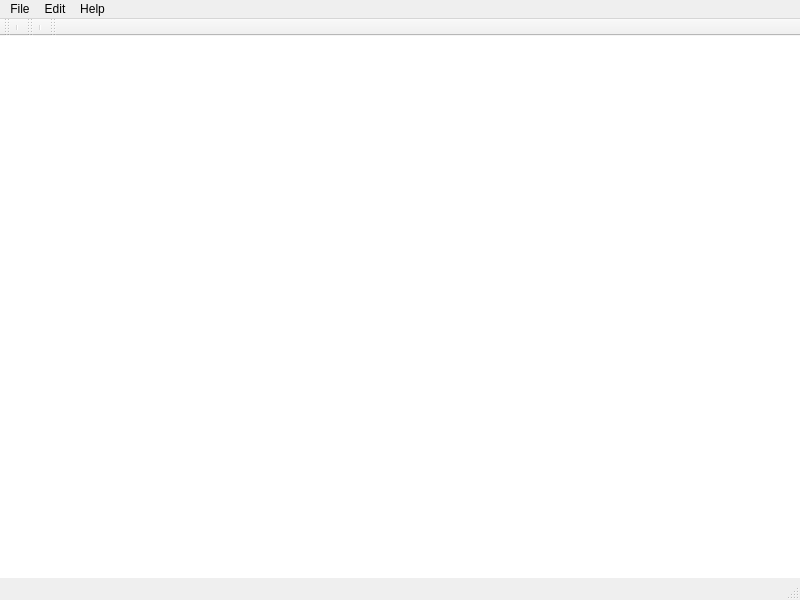
<?xml version="1.0" encoding="UTF-8"?>
<ui version="4.0">
 <class>MainWindow</class>
 <widget class="QMainWindow" name="MainWindow">
  <property name="geometry">
   <rect>
    <x>0</x>
    <y>0</y>
    <width>800</width>
    <height>600</height>
   </rect>
  </property>
  <property name="windowTitle">
   <string>Notepad</string>
  </property>
  <property name="windowIcon">
   <iconset>
    <normaloff>images/icon.png</normaloff>images/icon.png</iconset>
  </property>
  <widget class="QWidget" name="centralwidget">
   <widget class="QTextEdit" name="textEdit">
    <property name="geometry">
     <rect>
      <x>-7</x>
      <y>-13</y>
      <width>1061</width>
      <height>591</height>
     </rect>
    </property>
   </widget>
  </widget>
  <widget class="QMenuBar" name="menubar">
   <property name="geometry">
    <rect>
     <x>0</x>
     <y>0</y>
     <width>800</width>
     <height>24</height>
    </rect>
   </property>
   <widget class="QMenu" name="menuFile">
    <property name="title">
     <string>File</string>
    </property>
    <addaction name="actionNew"/>
    <addaction name="actionSave"/>
    <addaction name="actionSave_As"/>
    <addaction name="actionExit"/>
    <addaction name="actionOpen"/>
   </widget>
   <widget class="QMenu" name="menuEdit">
    <property name="title">
     <string>Edit</string>
    </property>
    <addaction name="actionCopy"/>
    <addaction name="actionPaste"/>
   </widget>
   <widget class="QMenu" name="menuHelp">
    <property name="title">
     <string>Help</string>
    </property>
    <addaction name="actionAbout"/>
    <addaction name="actionContents"/>
   </widget>
   <addaction name="menuFile"/>
   <addaction name="menuEdit"/>
   <addaction name="menuHelp"/>
  </widget>
  <widget class="QStatusBar" name="statusbar"/>
  <widget class="QToolBar" name="fileToolbar">
   <property name="windowTitle">
    <string>toolBar</string>
   </property>
   <attribute name="toolBarArea">
    <enum>TopToolBarArea</enum>
   </attribute>
   <attribute name="toolBarBreak">
    <bool>false</bool>
   </attribute>
   <addaction name="separator"/>
  </widget>
  <widget class="QToolBar" name="editToolbar">
   <property name="windowTitle">
    <string>toolBar_2</string>
   </property>
   <attribute name="toolBarArea">
    <enum>TopToolBarArea</enum>
   </attribute>
   <attribute name="toolBarBreak">
    <bool>false</bool>
   </attribute>
   <addaction name="separator"/>
  </widget>
  <widget class="QToolBar" name="helpToolbar">
   <property name="windowTitle">
    <string>toolBar</string>
   </property>
   <attribute name="toolBarArea">
    <enum>TopToolBarArea</enum>
   </attribute>
   <attribute name="toolBarBreak">
    <bool>false</bool>
   </attribute>
  </widget>
  <action name="actionNew">
   <property name="text">
    <string>New</string>
   </property>
  </action>
  <action name="actionSave">
   <property name="text">
    <string>Save</string>
   </property>
  </action>
  <action name="actionSave_As">
   <property name="text">
    <string>Save As</string>
   </property>
  </action>
  <action name="actionExit">
   <property name="text">
    <string>Exit</string>
   </property>
  </action>
  <action name="actionCopy">
   <property name="text">
    <string>Copy</string>
   </property>
  </action>
  <action name="actionPaste">
   <property name="text">
    <string>Paste</string>
   </property>
  </action>
  <action name="actionAbout">
   <property name="text">
    <string>About</string>
   </property>
  </action>
  <action name="actionOpen">
   <property name="text">
    <string>Open</string>
   </property>
  </action>
  <action name="actionContents">
   <property name="text">
    <string>Contents</string>
   </property>
  </action>
 </widget>
 <resources/>
 <connections/>
</ui>
